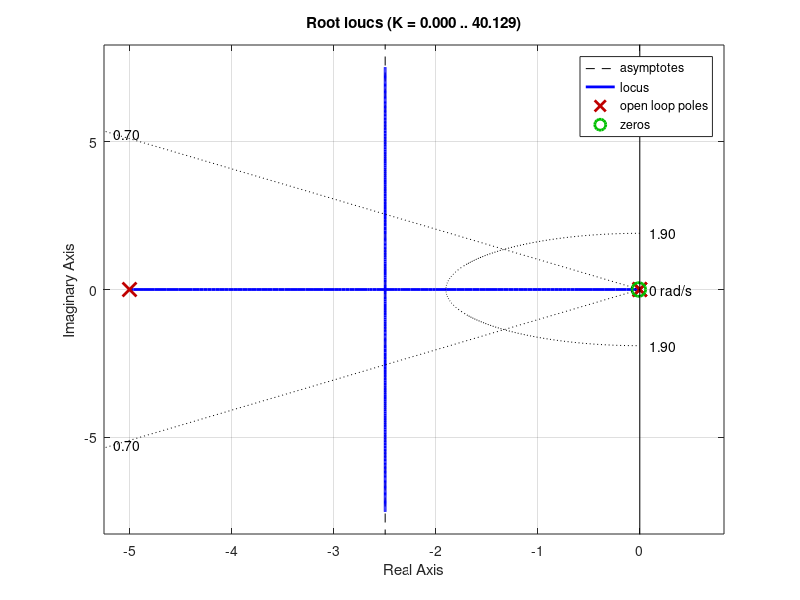

This chart was generated by the following MATLAB code: (Note: this script raises an error after producing the figure.)

%% Initialize editor, clear workspace.
%% Ball and beam simulink 

clc
clear all
% mass of Ping Pong ball (kg)
m =  0.0027; 
%radius of ball (m)
R = 0.0201;  
% gravitational const. (m/s^2)
g = -9.81;
% Length of beam to pivot point (m)
L = 0.2; 
% lever arm offset
d = 0.05; 
% Moment of inertial of ball
J = 6.2e-7;  

s = tf('s');

P_ball = -m*g*d/L/(J/R^2+m)/s^2;

rlocus(P_ball)

sgrid(0.70, 1.9)

axis([-5 5 -2 2])

zo = 0.01;
po = 5;
C=tf([1 zo],[1 po]);

rlocus(C*P_ball)
sgrid(0.70, 1.9)

[k,poles]=rlocfind(C*P_ball)

sys_cl=feedback(k*C*P_ball,1);

t=0:0.01:5;
figure
step(0.25*sys_cl,t)

